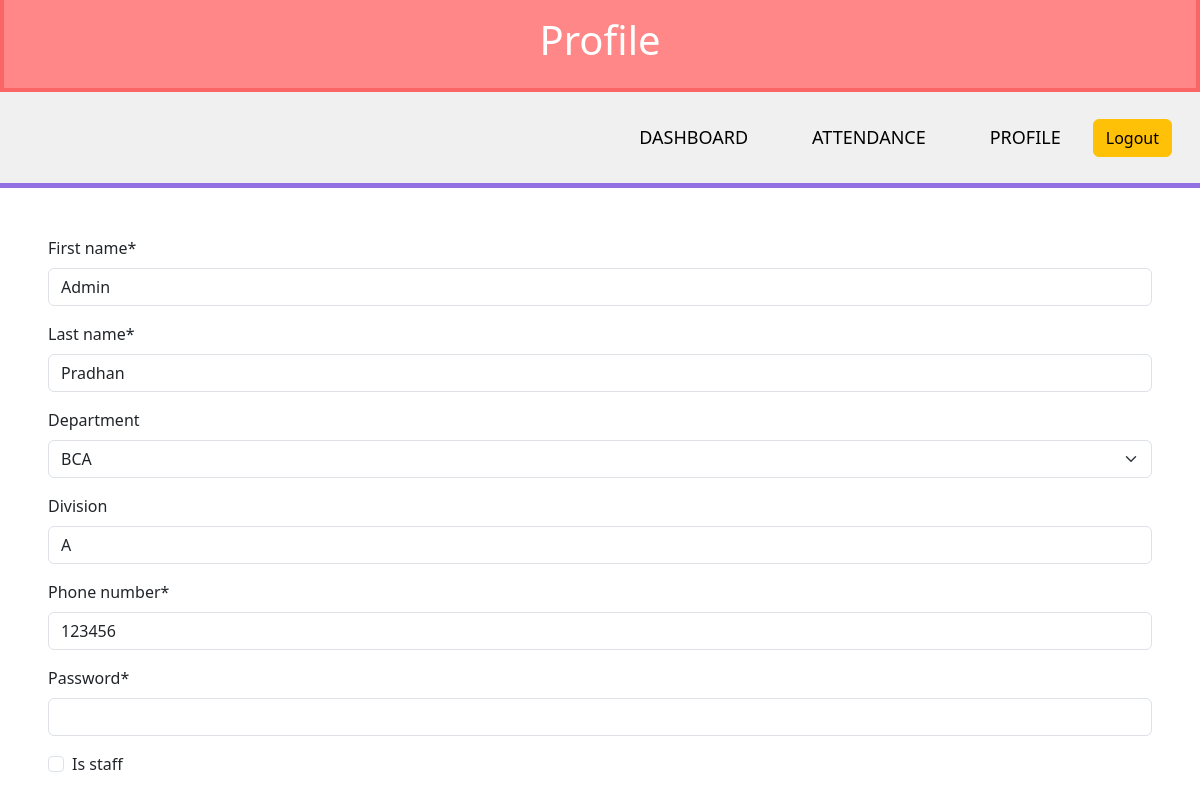
Before: /1/ with the older database file.
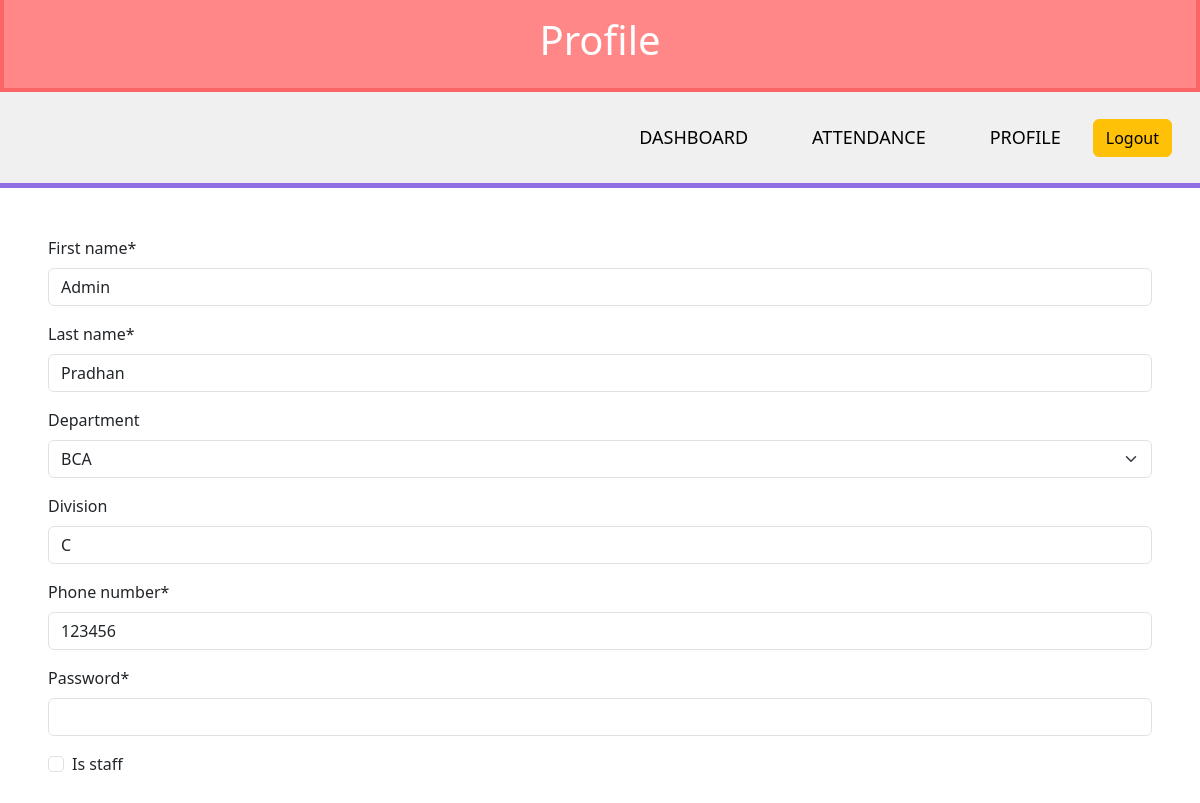
After: the same page with the newer database file.
### main/models.py (models this page shows, shortened)
class Accounts(AbstractBaseUser):
    first_name = models.CharField(max_length=12)
    last_name = models.CharField(max_length=12)
    department = models.CharField(
        max_length=12, blank=True, choices=STUDENT_DEPARTMENT, default="BCA")
    division = models.CharField(max_length=12, blank=True)
    phone_number = models.CharField(max_length=12, unique=True)
    is_active = models.BooleanField(default=True)
    is_admin = models.BooleanField(default=False)
    is_staff = models.BooleanField(default=False)
    USERNAME_FIELD = "phone_number"
    objects = manager.CustomBaseManager()

### main/views.py (the view)
# urls.py: path('<int:id>/', views.Profile, name="profile"),
def Profile(request,id):
    pi = models.Accounts.objects.get(pk=id)
    form = forms.RegisterAccount(instance=pi)
    return render(request, 'main/profile.html',locals())

### main/forms.py (shortened to what this page needs)
class RegisterAccount(forms.ModelForm):
    password = forms.CharField(label="Password", widget=forms.PasswordInput)
    class Meta:
        model = models.Accounts
        fields = ('first_name','last_name',"department",'division','phone_number',"password","is_staff")

### main/templates/main/profile.html (shortened to what this page needs)
{% extends "main/base.html" %}
{% load static %}
{% load crispy_forms_tags %}
{% block body %}
<main>
  <div class="container-fluid">
    <div class="row">
      <div class="container-fluid student-title-bg p-3 me-3">
        <h1 class="student-heading text-center">Profile</h1>
      </div>
    </div>
    <div class="row bg-gray">
      <nav class="d-flex flex-direction-row align-items-center justify-content-end">
        <ul class="d-flex flex-direction-row align-items-center justify-content-end  remove-bullet pe-3">
          {% if user.is_staff and user.is_admin %}
            <li class="nav-links"><a href="{% url "admin_dashboard" %}" class="nav-link p-4">Dashboard</a></li>
          {% elif user.is_staff and not user.is_admin %}
            <li class="nav-links"><a href="{% url "teacher_dashboard" %}" class="nav-link p-4">Dashboard</a></li>
          {% else %}
            <li class="nav-links"><a href="{% url "student_dashboard" %}" class="nav-link p-4">Dashboard</a></li>
          {% endif %}
          <li class="nav-links"><a href="#" class="nav-link p-4">Attendance</a></li>
          <li class="nav-links"><a href="#" class="nav-link p-4">Profile</a></li>
          <a class="btn btn-warning" href="{% url "logout" %}">Logout</a>
        </ul>
      </nav>
    </div>
    <div class="row"><div class="container my-5 px-5">
      <form >
        {{form|crispy}}
      </form>
    </div>
</main>
{% endblock body %}

Changed rows visible on the page:
changed Accounts "Admin": division "A" → "C"
